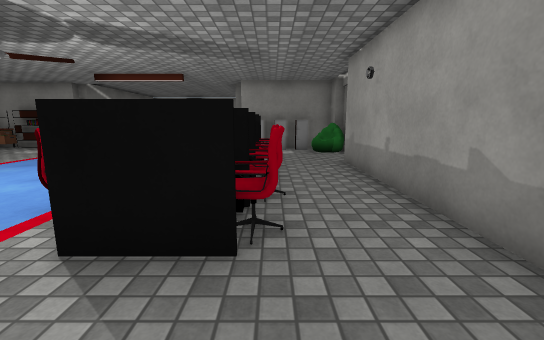
view 1 (above)

23 first-person views from a walk through a Unity game level. The camera is 1.3 m above the floor, tilts 10° down and sees 90° across. The floor is counted in squares, 1 m on a side. Each view is taken from the middle of a square. On the plan, view 1 faces up. The plan holds only what a view shows up to about 13 squares ahead; the rest is blank. The place goes on beyond the plan. The player character is not drawn. Door leaves are left out, so doorways stand open. Some surface patterns are stand-ins.

view 2
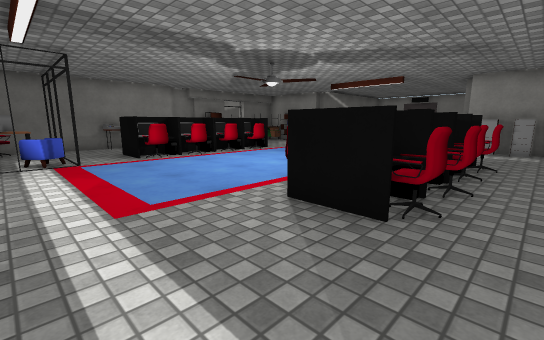

view 3
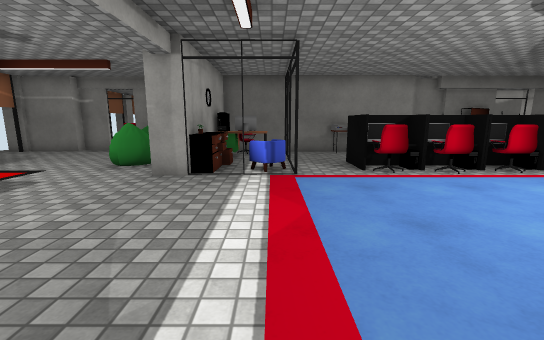

view 4
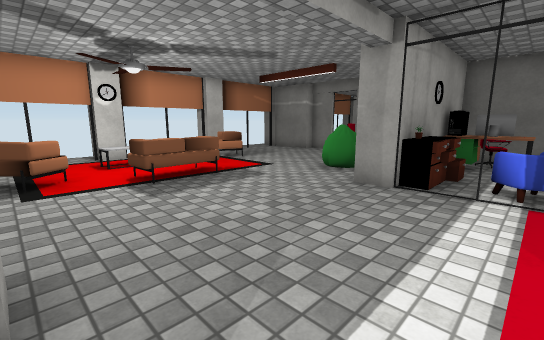

view 5
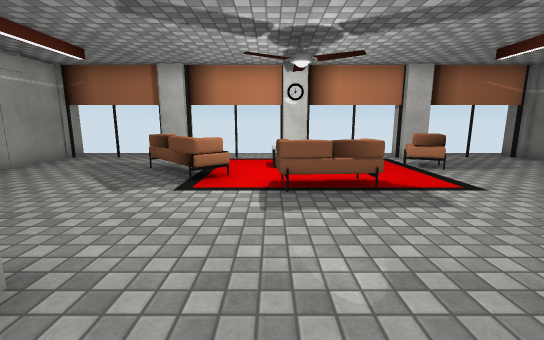

view 6
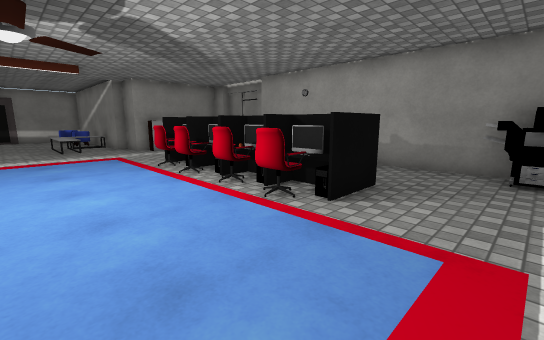

view 7
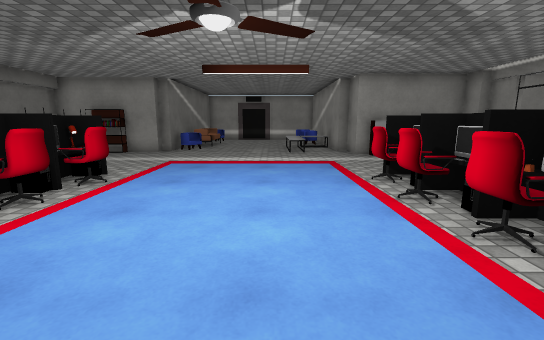

view 8
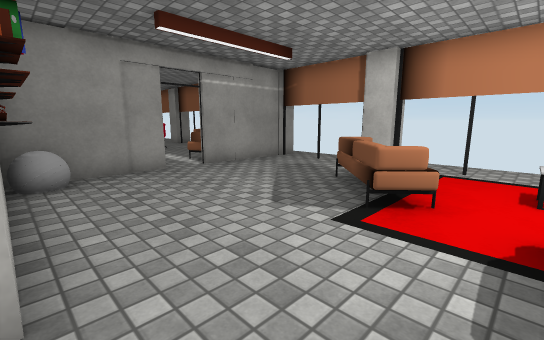

view 9
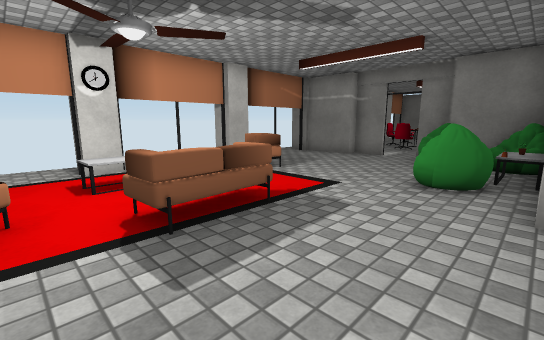

view 10
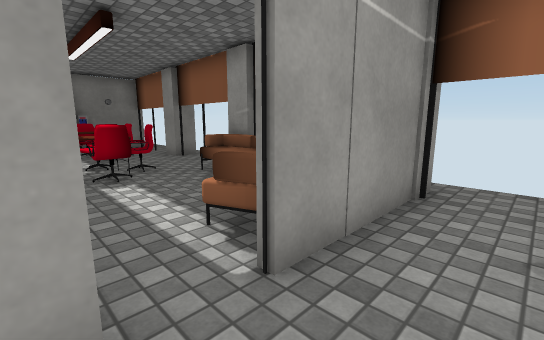

view 11
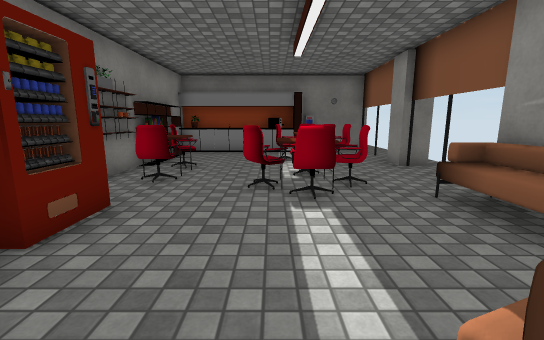

view 12
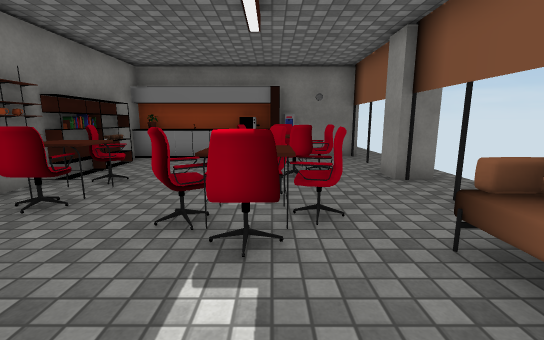

view 13
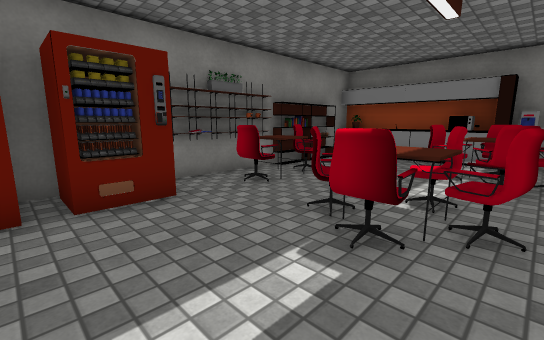

view 14
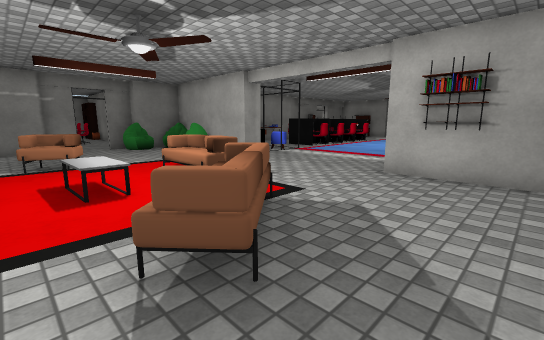

view 15
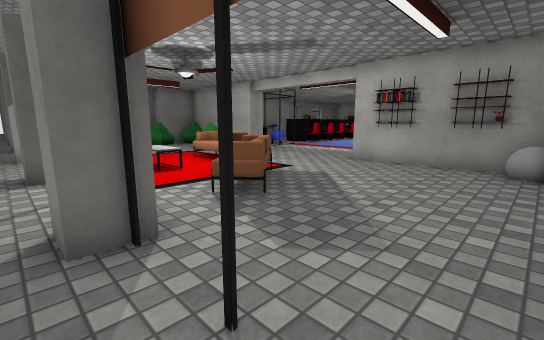

view 16
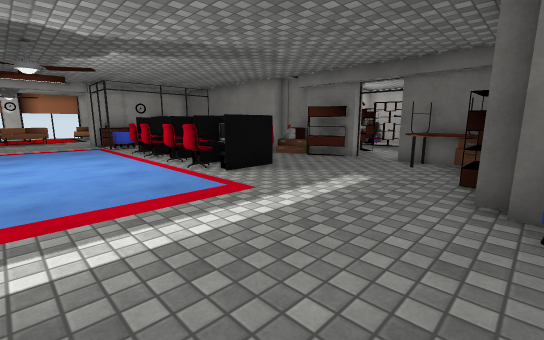

view 17
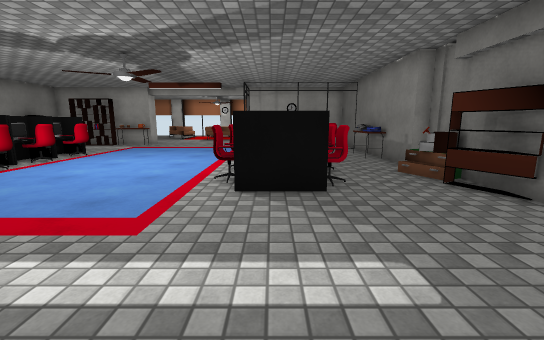

view 18
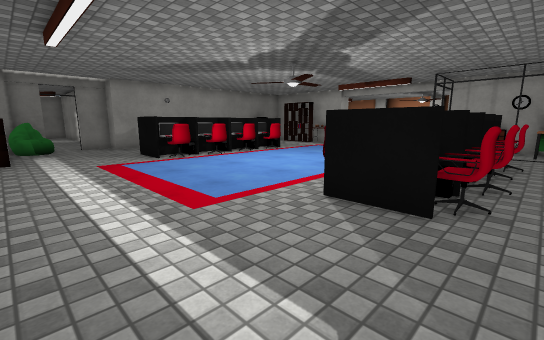

view 19
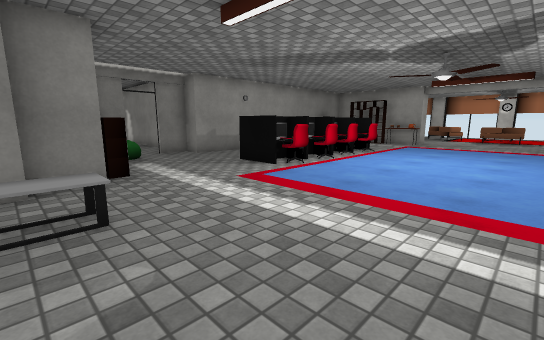

view 20
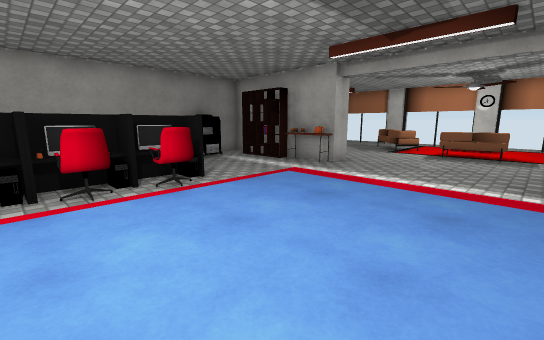

view 21
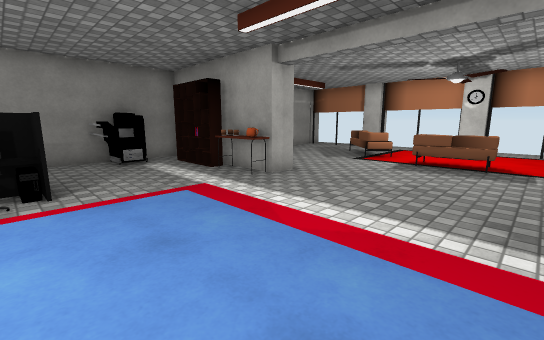

view 22
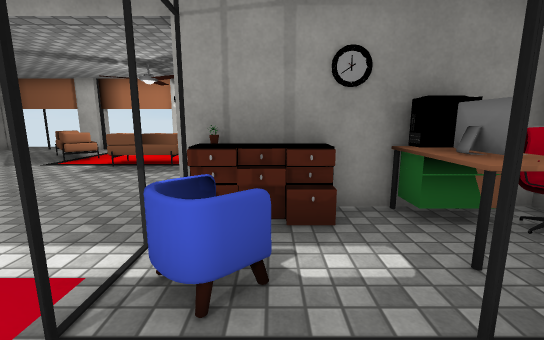

view 23
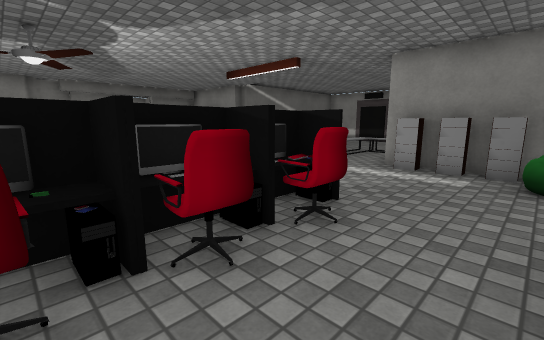

### Floor plan
Key: @ floor where view 1 was taken; # wall or solid block; x gap in a wall; . floor; D open door; C chair; M computer; E desk; S shelf; A cabinet; F sofa; T table; L clock; H thing the floor can be seen under or through; P printer; B ball; O other object.
Columns run from 14 left of view 1 to 16 right of it. Each row starts with its distance up from view 1.
 15    ##O....T.##
 14 ESS#......T..####
 13 EE...........#####
 12 EE..............OO
 11 ...................
 10 .................#.
  9 S..COO......CO...#
  8 A..COC.....C MC..#
  7 O.C MC.....CMOC..#
  6 #..COC......CMC..#
  5 #.O  C.....CMMC..#
  4 OO.C C......COC..#
  3  OCCMC.....CM C..#
  2 #................#
  1 ##D#............P#
  0 #EE#CC........@PP#
 -1 #CM#AA......O...P#
 -2 #####O.....#OOS###
 -3 ##T###.....#SSSSB#####OSO#SS###
 -4 #OTTO...........B#OOOOSCEC...##
 -5 O...O............#.....CEC...##
 -6 O......FFF.......#...........##
 -7 .......FFFFF..........CC..C..##
 -8 .....F.....FF....FF...CCCCCC.##
 -9 #...FF..TT. F....#F...CC.CCC.O#
-10 #....F...........#  FFF.......#
-11 #.#.#.#.Lx..##..x#  F##..##..x#
-12 #...x...x...HH...#      .#  ...

Where each view was taken, in squares from view 1:
view 1: 0 up, 0 right, facing up
view 2: 1 down, 1 right, facing up-left
view 3: 0 up, 2 left, facing left
view 4: 0 up, 3 left, facing down-left
view 5: 1 down, 5 left, facing down
view 6: 0 up, 6 left, facing up-right
view 7: 2 up, 5 left, facing up
view 8: 3 down, 5 left, facing down-right
view 9: 3 down, 4 left, facing down-left
view 10: 6 down, 1 right, facing down-right
view 11: 7 down, 3 right, facing right
view 12: 8 down, 5 right, facing right
view 13: 9 down, 5 right, facing up-right
view 14: 10 down, 0 right, facing up-left
view 15: 12 down, 2 right, facing up-left
view 16: 15 up, 5 left, facing down-left
view 17: 14 up, 10 left, facing down
view 18: 13 up, 12 left, facing down-right
view 19: 15 up, 8 left, facing down-right
view 20: 6 up, 8 left, facing down-right
view 21: 3 up, 8 left, facing down-right
view 22: 2 up, 10 left, facing down
view 23: 5 up, 2 right, facing up-left
